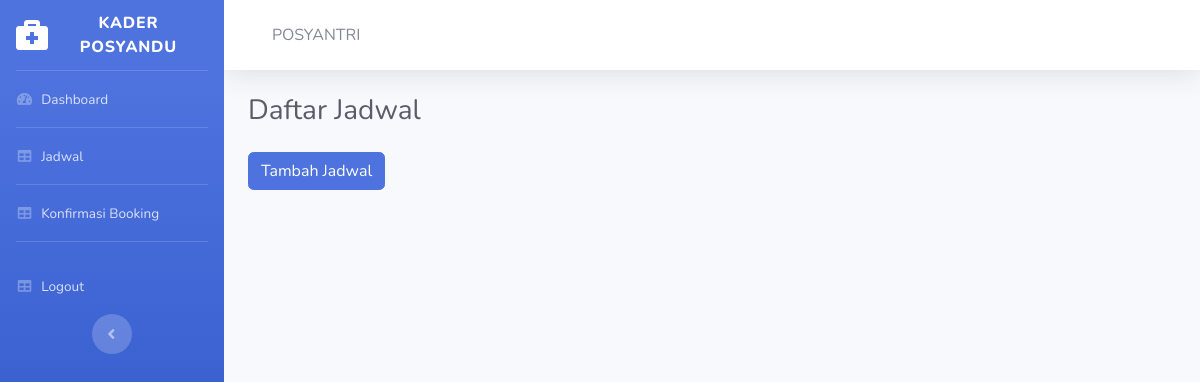
The page /index.php/kader/jadwal on the database as committed earlier.
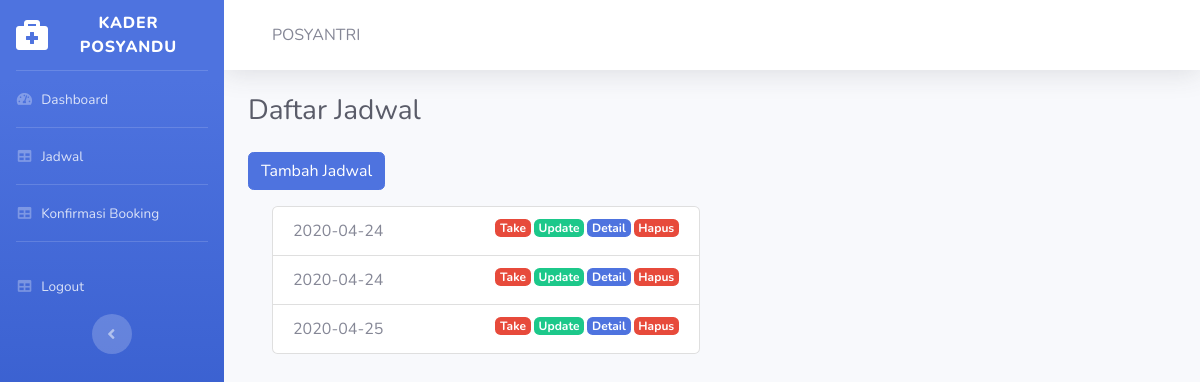
The same page on the database as committed later.
### tables this page shows
CREATE TABLE `jadwal` (
  `id_jadwal` int(11) NOT NULL,
  `tanggal` date NOT NULL,
  `jam` varchar(5) NOT NULL,
  `id_kategori` int(11) NOT NULL,
  `id_petugas` int(11) NOT NULL,
  `taken` tinyint(1) NOT NULL
);

### application/controllers/Kader.php (called while the page is built, shortened)
<?php
class Kader extends CI_Controller {
    public function __construct(){
        $this->load->model('kader_model');
        $this->load->model('mBooking');
        $this->load->model('mJadwal');
        $this->load->helper('url');
        $this->load->library('session');
        $this->load->library('form_validation');
    }
    public function jadwal()
    {
        $data['title'] = 'jadwal';
        $data['user'] = $this->mJadwal->getAllJadwal();
        $this->load->view('kader/header', $data);
        $this->load->view('kader/sidebar', $data);
        $this->load->view('kader/topbar', $data);
        $this->load->view('kader/jadwal', $data);
        $this->load->view('kader/footer');
        $this->load->model('mJadwal');
    }
}

### index.php (called while the page is built, shortened)
<?php
require_once BASEPATH.'core/CodeIgniter.php';

### application/models/mJadwal.php (called while the page is built, shortened)
<?php
class mJadwal extends CI_Model{
    public function getAllJadwal()
    {
        $query = $this->db->get('jadwal');
        return $query->result_array();
    }
}
?>

### application/views/kader/jadwal.php (the view, shortened to what this page needs)
<div class="container-fluid">
    <h1 class="h3 mb-4 text-gray-800">Daftar Jadwal</h1>
    <div class="row mb-3">
        <div class="col-md-6">
            <a href="<?= base_url('kader/tambah_jadwal'); ?>" class="btn btn-primary">Tambah Jadwal</a>
            <br>
        </div>
    </div>
    <div class="container">
        <div class="row">
            <div class="col-md-6">
                <ul class="list-group">
                    <?php foreach ($user as $usr) : ?>
                        <li class="list-group-item"><?php echo $usr['tanggal']; ?>
                            <a href="<?= base_url(); ?>kader/hapusjadwal/<?= $usr['id_jadwal']; ?>" class="badge badge-danger float-right" onclick="return confirm('yakin?');">Hapus</a>
                            <a href="<?= base_url(); ?>kader/detailjadwal/<?= $usr['id_jadwal']; ?>" class="badge badge-primary float-right">Detail</a>
                            <a href="<?= base_url(); ?>kader/updatejadwal/<?= $usr['id_jadwal']; ?>" class="badge badge-success float-right">Update</a>
                            <a href="<?= base_url(); ?>kader/takejadwal/<?= $usr['id_jadwal']; ?>" class="badge badge-danger float-right" onclick="return confirm('yakin?');">Take</a>
                        </li>
                    <?php endforeach; ?>
                </ul>
            </div>
        </div>
    </div>
</div>
</div>

### application/views/kader/header.php (shortened to what this page needs)
<!DOCTYPE html>
<html lang="en">
<head>
    <link href="<?= base_url('assets/'); ?>vendor/fontawesome-free/css/all.min.css" rel="stylesheet" type="text/css">
    <link href="<?= base_url('assets/'); ?>css/sb-admin-2.min.css" rel="stylesheet">
    <link href="<?= base_url('assets/'); ?>css/style.css" rel="stylesheet">
</head>
<body id="page-top">
    <div id="wrapper">

### application/views/kader/sidebar.php
<ul class="navbar-nav bg-gradient-primary sidebar sidebar-dark accordion" id="accordionSidebar">
    <a class="sidebar-brand d-flex align-items-center justify-content-center" href="<?= base_url('kader/dashboard'); ?>">
        <div class="sidebar-brand-icon ">
            <i class="fas fa-briefcase-medical"></i>
        </div>
        <div class="sidebar-brand-text mx-3">Kader Posyandu</div>
    </a>
    <hr class="sidebar-divider my-0">
    <li class="nav-item">
        <a class="nav-link" href="<?= base_url('kader/dashboard'); ?>">
            <i class="fas fa-fw fa-tachometer-alt"></i>
            <span>Dashboard</span></a>
    </li>
    <hr class="sidebar-divider my-0">
    <li class="nav-item">
        <a class="nav-link" href="<?= base_url('kader/jadwal'); ?>">
            <i class="fas fa-fw fa-table"></i>
            <span>Jadwal</span></a>
    </li>
    <hr class="sidebar-divider my-0">
    <li class="nav-item">
        <a class="nav-link" href="<?= base_url('kader/k_booking') ?>">
            <i class="fas fa-fw fa-table"></i>
            <span>Konfirmasi Booking</span></a>
    </li>
    <hr class="sidebar-divider d-none d-md-block">
    <li class="nav-item">
        <a class="nav-link" href="<?= base_url('kader/logout') ?>">
            <i class="fas fa-fw fa-table"></i>
            <span>Logout</span></a>
    </li>
    <div class="text-center d-none d-md-inline">
        <button class="rounded-circle border-0" id="sidebarToggle"></button>
    </div>
</ul>

### application/views/kader/topbar.php (shortened to what this page needs)
<div id="content-wrapper" class="d-flex flex-column">
    <div id="content">
        <nav class="navbar navbar-expand navbar-light bg-white topbar mb-4 static-top shadow">
            <a class="navbar text-center">
                <div class="navbar-brand-text mx-3">POSYANTRI</div>
            </a>
        </nav>

### application/views/kader/footer.php (shortened to what this page needs)
</div>
</div>
</body>
</html>

### assets/css/style.css (style rules this page uses)
body { padding-bottom: 0px !important; }
.badge { margin-left: 3px; }

Rows that differ between the two databases and show on the page:
added jadwal: tanggal "2020-04-24"
added jadwal: tanggal "2020-04-24"
added jadwal: tanggal "2020-04-25"
